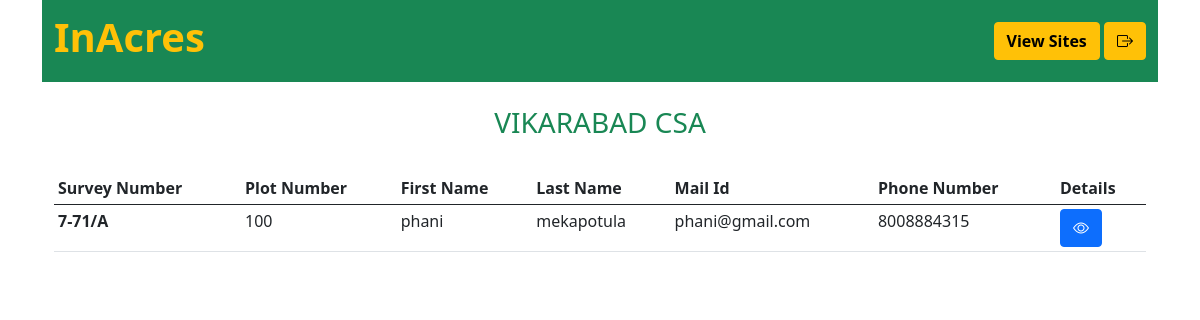
The page /user_details/vikarabad/ (signed in) on the database its author committed.
### app/models.py (models this page shows, shortened)
class Document_details(models.Model):
    project_name = models.ForeignKey(New_project, on_delete=models.CASCADE)
    plot_no = models.ForeignKey(New_registration, on_delete=models.CASCADE, related_name='plot_nos')
    katha_no = models.CharField(max_length=50, blank=False, null=False, unique=True, help_text='Enter Katha Number..')
    new_passbook_no = models.CharField(max_length=50, blank=False, null=False, unique=True, help_text='Enter passbook Number..')
    document_no = models.CharField(max_length=100, blank=False, null=False, unique=True, help_text='Enter Extent document number..')
    aadhar_no = models.BigIntegerField( unique=True, help_text='Enter Aadhar Number..')
    pass_photo = models.ImageField(upload_to='app/',null=False, blank=False, editable=True,  help_text='Upload Passport size Image..')
    passbook_photo = models.ImageField(upload_to='app/',null=False, blank=False, editable=True,  help_text='Upload passbook Image..')
    Note = models.TextField(help_text='please enter note..')

class New_project(models.Model):
    project_name = models.CharField(max_length=100, unique=True, blank=False, null=False)

class New_registration(models.Model):
    STATE = (
        ('AP', 'ANDHRA PRADESH'),
        ('TS', 'TELANGANA')
    )
    project_name = models.ForeignKey(New_project, on_delete=models.CASCADE)
    plot_no = models.CharField(max_length=20, unique=True, blank=False, null=False)
    first_name = models.CharField(max_length=100, blank=False, null=False)
    last_name = models.CharField(max_length=100, blank=False, null=False)
    mail_id = models.EmailField(max_length=100, blank=False, null=False)
    mobile_no  = models.CharField(max_length=15, blank=False, null=False, unique=True)
    survey_no = models.CharField(max_length=50, blank=False, null=False)
    address = models.CharField(max_length=150, blank=False, null=False)
    mandal = models.CharField(max_length=50, null=True, blank=True)
    city = models.CharField(max_length=50, blank=False, null=False)
    district = models.CharField(max_length=50, blank=False, null=False)
    state = models.CharField(max_length=50, choices=STATE)
    pincode = models.CharField(max_length=6)

### app/views.py (the view)
# urls.py: path('user_details/vikarabad/', views.user_details_vikarabad, name='userdetailsvikarabad'),
@login_required
def user_details_vikarabad(request):
    query = Document_details.objects.filter(project_name__project_name='VIKARABAD CSA')
    return render(request, 'app/user_details_vikarabad.html', {'query': query})

### app/templates/app/user_details_vikarabad.html (shortened to what this page needs)
{% extends 'app/base.html' %}
{% load static %}
{% load bootstrap5 %}
{% block content %}
{% for project in query %}
  <div class="row">
    <div class="col text-center">
      <b><h3 class='text-success'>{{project.project_name.project_name}}</h3></b>
    </div>
  </div>
{% endfor %}</br>
<div class='container table-responsive'>
<table class="table table-hover table-sm">
  <thead>
    <tr>
      <th scope="col">Survey Number</th>
      <th scope="col">Plot Number</th>
      <th scope="col">First Name</th>
      <th scope="col">Last Name</th>
      <th scope="col">Mail Id</th>
      <th scope="col">Phone Number</th>
      <th scope='col'>Details</th>
    </tr>
  </thead>
  {% for project in query %}
  <tbody>
    <tr>
      <th scope="row">{{project.plot_no.survey_no}}</th>
      <td>{{project.plot_no.plot_no}}</td>
      <td>{{project.plot_no.first_name}}</td>
      <td>{{project.plot_no.last_name}}</td>
      <td>{{project.plot_no.mail_id}}</td>
      <td>{{project.plot_no.mobile_no}}</td>
      <td><a href="{% url 'app:details'  pk=project.pk %}"><i class="bi bi-eye btn btn-primary" aria-hidden="true"></i> </a></td>
    </tr>
    {% endfor %}
  </tbody>
</table>
 </div>
{% endblock %}

### rows shown on the page
Document_details: project_name.project_name "VIKARABAD CSA", plot_no.survey_no "7-71/A", plot_no.plot_no "100", plot_no.first_name "phani", plot_no.last_name "mekapotula", plot_no.mail_id "phani@gmail.com", plot_no.mobile_no "8008884315"
